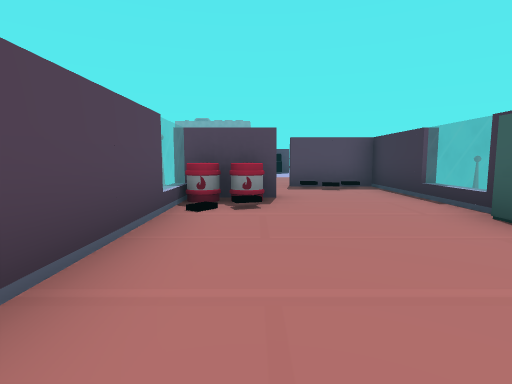
view 1 (above)

13 first-person views from a walk through a 3-D level made in the Unity game engine. The camera is 1.3 m above the floor, tilts 6° down and sees 80° across. The floor is counted in squares, 2 m on a side. Each view is taken from the middle of a square. On the plan, view 1 faces up. The plan holds only what a view shows up to about 10 squares ahead; the rest is blank. The place goes on beyond the plan. The player is left out. Door leaves are left out, so doorways stand open. Some surface patterns are stand-ins.

view 2
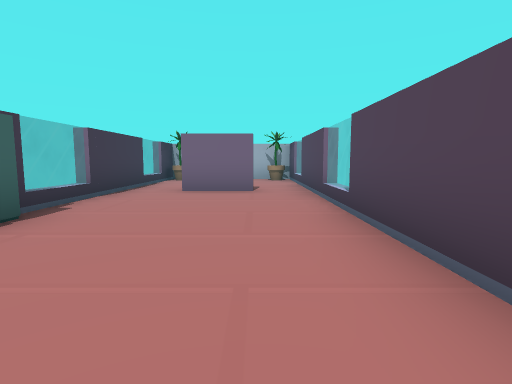

view 3
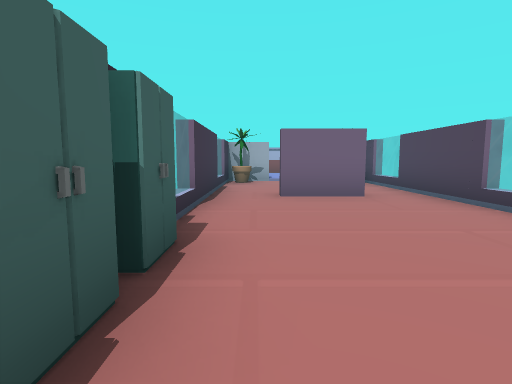

view 4
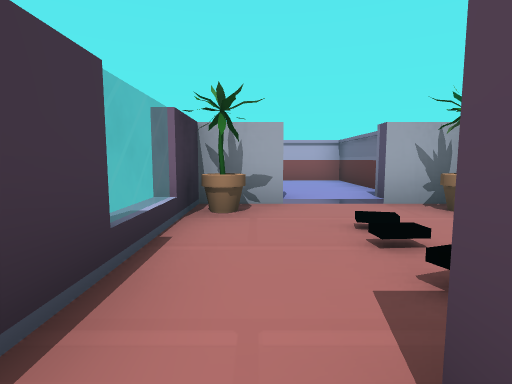

view 5
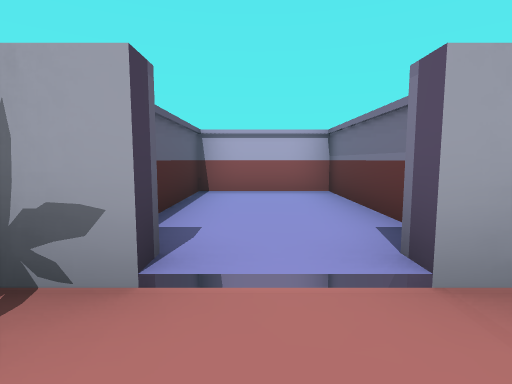

view 6
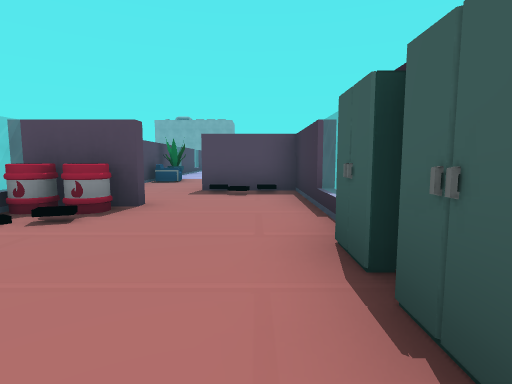

view 7
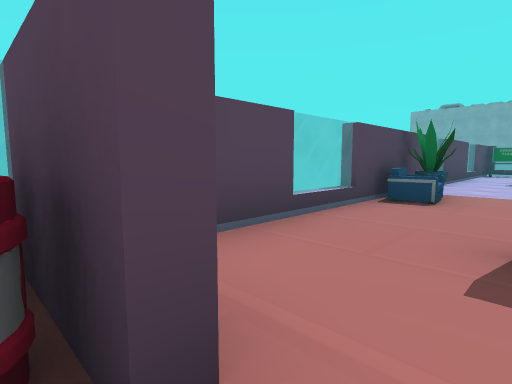

view 8
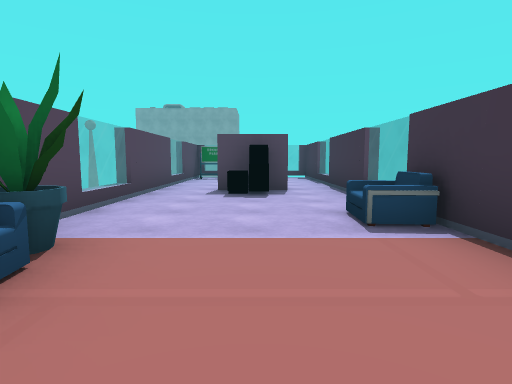

view 9
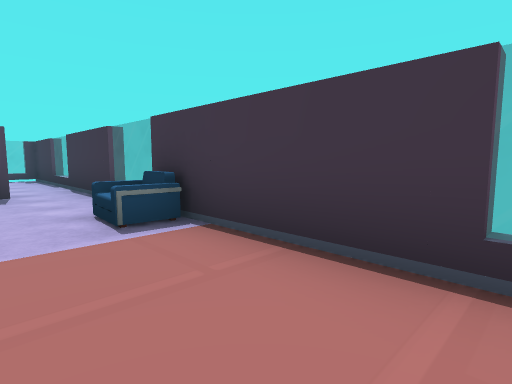

view 10
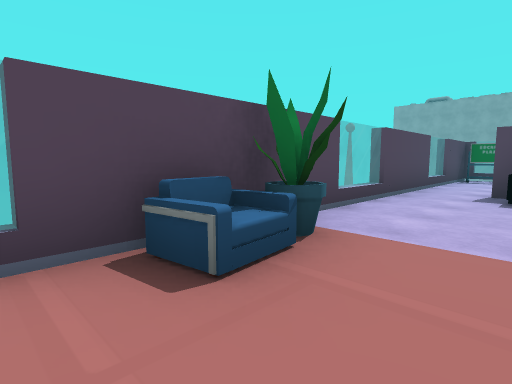

view 11
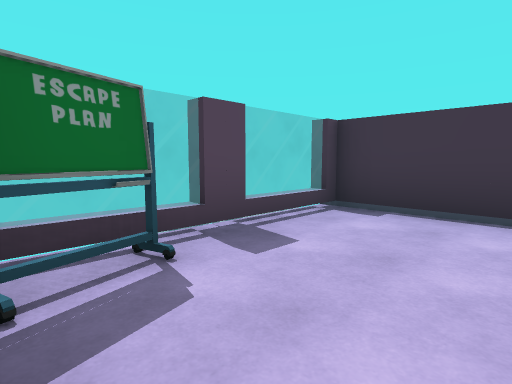

view 12
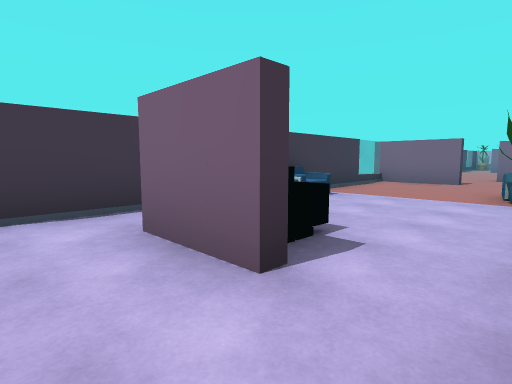

view 13
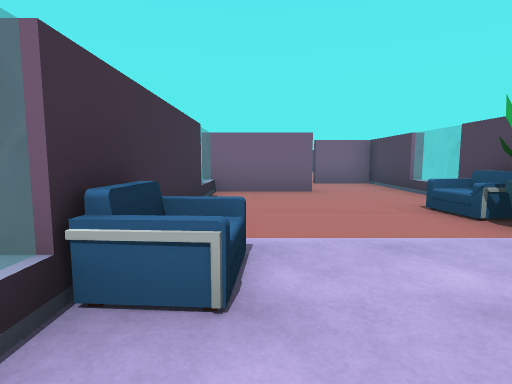

### Floor plan
Ten units are one square. View 1 is at (0, 0); x grows to the right and y downward. Boxes are objects, and circles mark ways between rooms. Rooms are numbered by the first view taken in them; rooms with no view inside come last. Other rooms are left out.
<svg viewBox="-20 -207 56 319">
<path fill="none" stroke="#000" d="M-11 -38 -11 -2M26 -26 26 -34M26 -16 26 -24M29 -36 29 -75 8 -75M26 -6 26 -14M-11 12 -11 24M-11 -79 -11 -59M0 24 16 24M29 26 29 -4M-11 24 -11 38M-10 65 1 65M15 65 29 65 29 26M12 -146 4 -146M18 -155 1 -155M1 -158 18 -158M-11 -129 -11 -116M-11 -169 -11 -142M-11 -105 -11 -92M8 -77 31 -77M29 -78 29 -202 4 -202M-11 -202 -11 -182M-4 78 -4 107 21 107 21 82"/>
<rect x="-15" y="-55" width="10" height="10" fill="#bbb"><title>barrel</title></rect>
<rect x="-5" y="-55" width="10" height="10" fill="#bbb"><title>barrel</title></rect>
<rect x="-15" y="55" width="10" height="10" fill="#bbb"><title>flowerpot</title></rect>
<rect x="15" y="55" width="10" height="10" fill="#bbb"><title>flowerpot</title></rect>
<rect x="-15" y="-115" width="10" height="10" fill="#bbb"><title>flowerpot</title></rect>
<rect x="-5" y="-105" width="10" height="10" fill="#bbb"><title>chair</title></rect>
<rect x="15" y="-125" width="10" height="10" fill="#bbb"><title>chair</title></rect>
<circle cx="-10" cy="20" r="3" fill="#2a7"/>
<circle cx="20" cy="20" r="3" fill="#2a7"/>
<circle cx="-5" cy="-80" r="3" fill="#2a7"/>
<circle cx="5" cy="70" r="3" fill="#2a7"/>
<text x="0" y="-30">1</text>
<text x="0" y="40">2</text>
<text x="10" y="-140">3</text>
<text x="0" y="90">4</text>
</svg>
Room 1 opens to room 2. Room 1 opens to room 3. Room 2 opens to room 4.

Where each view was taken, in squares from view 1:
view 1: 0 up, 0 right, facing up
view 2: 4 up, 0 right, facing down
view 3: 3 up, 2 right, facing down
view 4: 2 down, 2 right, facing down
view 5: 5 down, 1 right, facing down
view 6: 1 up, 2 right, facing up
view 7: 5 up, 1 right, facing up-left
view 8: 9 up, 1 right, facing up
view 9: 9 up, 1 right, facing up-right
view 10: 9 up, 1 right, facing up-left
view 11: 18 up, 1 left, facing up-right
view 12: 17 up, 1 left, facing down-right
view 13: 14 up, 2 right, facing down
